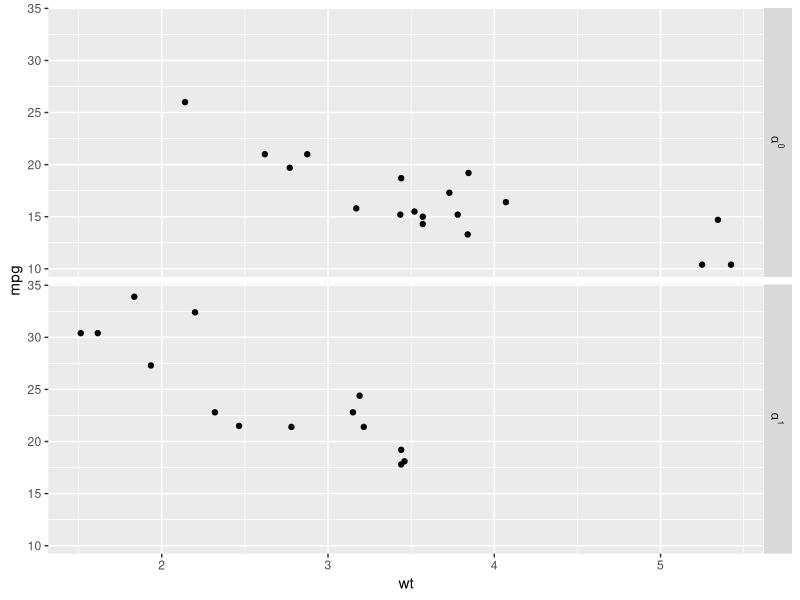
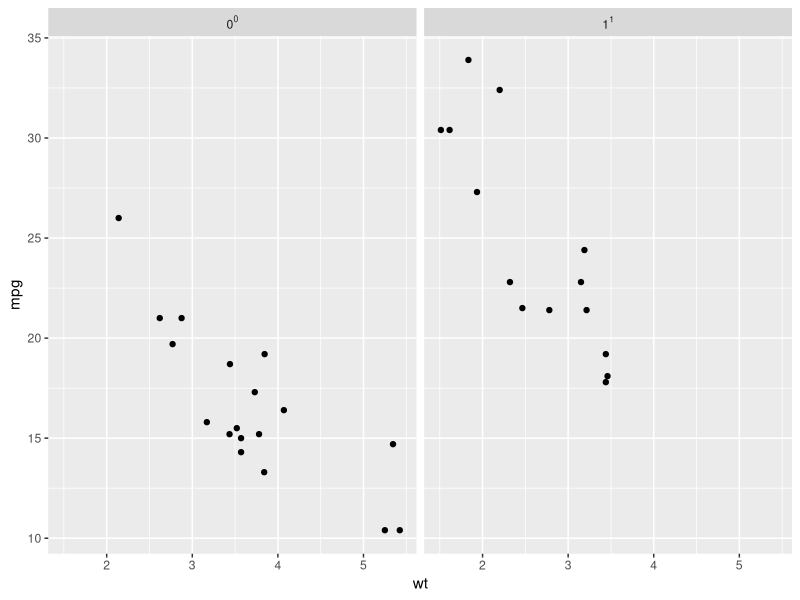
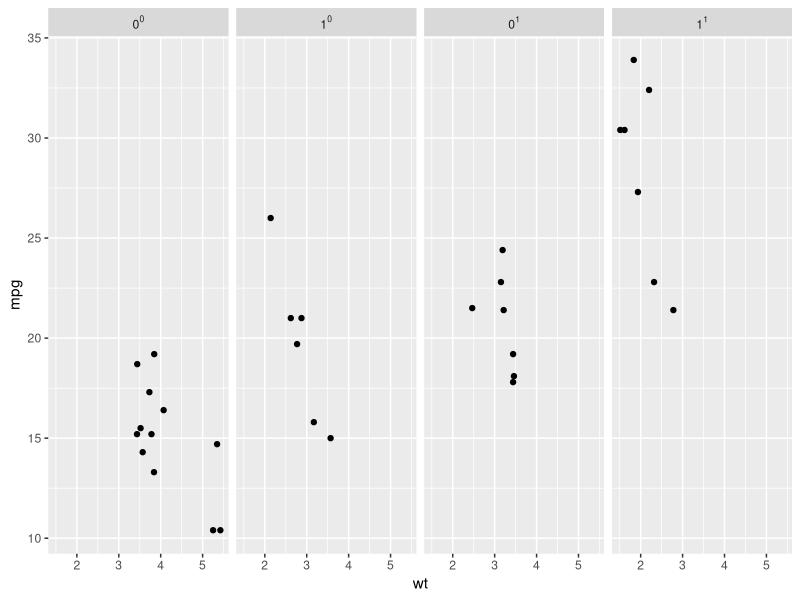

Reproduce these figures in R, in order.
library(ggplot2)


### Name: label_bquote
### Title: Label with mathematical expressions
### Aliases: label_bquote

### ** Examples

# The variables mentioned in the plotmath expression must be
# backquoted and referred to by their names.
p <- ggplot(mtcars, aes(wt, mpg)) + geom_point()
p + facet_grid(vs ~ ., labeller = label_bquote(alpha ^ .(vs)))
p + facet_grid(. ~ vs, labeller = label_bquote(cols = .(vs) ^ .(vs)))
p + facet_grid(. ~ vs + am, labeller = label_bquote(cols = .(am) ^ .(vs)))
